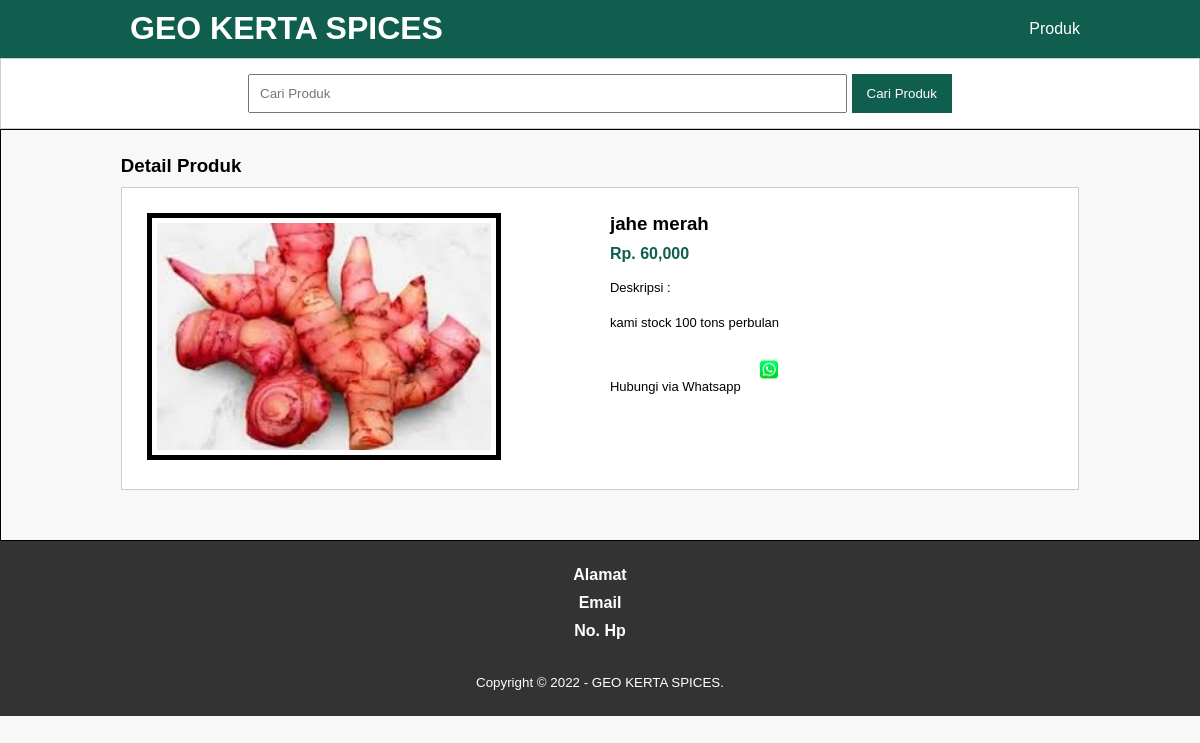
Page /detail-produk.php?id=10 on the committed database.
### tables this page shows
CREATE TABLE `tb_product` (
  `product_id` int(11) NOT NULL,
  `category_id` int(11) NOT NULL,
  `product_name` varchar(100) NOT NULL,
  `product_price` int(11) NOT NULL,
  `product_description` text NOT NULL,
  `product_image` varchar(100) NOT NULL,
  `product_status` tinyint(1) NOT NULL,
  `date_created` timestamp NOT NULL DEFAULT current_timestamp()
);

### detail-produk.php (the view, shortened to what this page needs)
<?php
include 'db.php';
$kontak = mysqli_query($conn, "SELECT admin_telp, admin_email, admin_address FROM tb_admin WHERE admin_id = 1");
$a = mysqli_fetch_object($kontak);
$produk = mysqli_query($conn, "SELECT * FROM tb_product WHERE product_id = '" . $_GET['id'] . "'");
$p = mysqli_fetch_object($produk);
?>
<!DOCTYPE html>
<html>
<head>
  <link rel="stylesheet" type="text/css" href="css/style.css">
</head>
<body>
  <header>
    <div class="container">
      <h1><a href="index.php">GEO KERTA SPICES</a></h1>
      <ul>
        <li><a href="produk.php">Produk</a></li>
      </ul>
    </div>
  </header>
  <div class="search">
    <div class="container">
      <form action="produk.php">
        <input type="text" name="search" placeholder="Cari Produk" value="<?php echo $_GET['search'] ?>">
        <input type="submit" name="cari" value="Cari Produk">
      </form>
    </div>
  </div>
  <div class="section">
    <div class="container">
      <h3>Detail Produk</h3>
      <div class="box">
        <div class="col-2">
          <img src="produk/<?php echo $p->product_image ?>" width="80%" border="5px solid #333">
        </div>
        <div class="col-2">
          <h3><?php echo $p->product_name ?></h3>
          <h4>Rp. <?php echo number_format($p->product_price) ?></h4>
          <p>Deskripsi :<br>
            <?php echo $p->product_description ?>
          </p>
          <p><a href="https://api.whatsapp.com/send?phone=<?php echo $a->admin_telp ?>&text=Hai, Saya tertarik dengan produk anda." target="_blank">
              Hubungi via Whatsapp
              <img src="img/whatsapp.png" width="50px" </a>
          </p>
        </div>
      </div>
    </div>
  </div>
  <div class="footer">
    <div class="container">
      <h4>Alamat</h4>
      <h4>Email</h4>
      <h4>No. Hp</h4>
      <small>Copyright &copy; 2022 - GEO KERTA SPICES.</small>
    </div>
  </div>
</body>
</html>

### css/style.css (style rules this page uses)
* { padding: 0; margin: 0; font-family: 'Quicksand', sans-serif; }
body { background-color: #f8f8f8; }
a { color: inherit; text-decoration: none; }
header { background-color: #105f4e; color: #fff; }
header h1 { float: left; padding: 10px; }
header ul { float: right; }
header ul li { display: inline-block; }
header ul li a { padding: 20px 0 20px 15px; display: inline-block; }
.container { width: 80%; margin: 0 auto; }
.container:after { content: ''; display: block; clear: both; }
.section { padding: 25px 0; border: 1px solid; }
.box { background-color: #fff; border: 1px solid #ccc; padding: 15px; box-sizing: border-box; margin: 10px 0 25px 0; }
.box:after { content: ''; display: block; clear: both; }
.search { padding: 15px 0; background-color: #fff; border: 1px solid #ccc; text-align: center; }
.search input[type=text] { width: 60%; padding: 10px; }
.search input[type=submit] { padding: 12px 15px; background-color: #105f4e; color: #fff; border: none; cursor: pointer; }
.footer { padding: 25px 0; background-color: #333; color: #fff; text-align: center; }
.footer small { margin-top: 25px; display: inline-block; }
.col-2 { width: 50%; min-height: 200px; padding: 10px; box-sizing: border-box; float: left; }
.col-2 img { padding: 5px; box-sizing: border-box; }
.col-2 h3 { margin-bottom: 10px; }
.col-2 h4 { color: #105f4e; }
.col-2 p { margin: 15px 0; text-align: justify; line-height: 20px; font-size: 13px; }

### rows in the picture
tb_product: product_image (picture), product_name "jahe merah", product_price "60,000", product_description "kami stock 100 tons perbulan"
